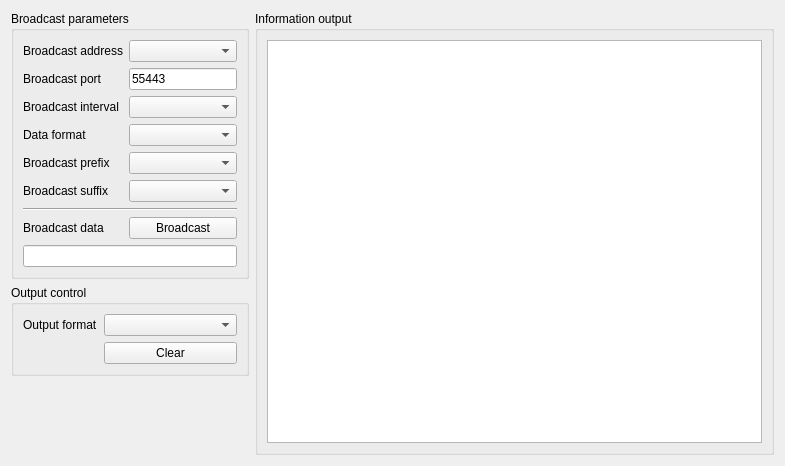
<?xml version="1.0" encoding="UTF-8"?>
<ui version="4.0">
 <class>xToolsBroadcastAssistant</class>
 <widget class="QWidget" name="xToolsBroadcastAssistant">
  <property name="geometry">
   <rect>
    <x>0</x>
    <y>0</y>
    <width>785</width>
    <height>466</height>
   </rect>
  </property>
  <property name="windowTitle">
   <string notr="true">Form</string>
  </property>
  <layout class="QGridLayout" name="gridLayout_2">
   <item row="1" column="0">
    <widget class="QGroupBox" name="groupBox_3">
     <property name="title">
      <string>Output control</string>
     </property>
     <layout class="QGridLayout" name="gridLayout_4">
      <item row="0" column="0">
       <widget class="QLabel" name="label_6">
        <property name="sizePolicy">
         <sizepolicy hsizetype="Fixed" vsizetype="Preferred">
          <horstretch>0</horstretch>
          <verstretch>0</verstretch>
         </sizepolicy>
        </property>
        <property name="text">
         <string>Output format</string>
        </property>
       </widget>
      </item>
      <item row="0" column="1">
       <widget class="QComboBox" name="comboBoxOutputFormat"/>
      </item>
      <item row="1" column="1">
       <widget class="QPushButton" name="pushButtonClear">
        <property name="text">
         <string>Clear</string>
        </property>
       </widget>
      </item>
     </layout>
    </widget>
   </item>
   <item row="0" column="0">
    <widget class="QGroupBox" name="groupBox">
     <property name="title">
      <string>Broadcast parameters</string>
     </property>
     <layout class="QGridLayout" name="gridLayout_3">
      <item row="5" column="1">
       <widget class="xToolsAffixesComboBox" name="comboBoxBroadcastSuffix"/>
      </item>
      <item row="0" column="0">
       <widget class="QLabel" name="label">
        <property name="sizePolicy">
         <sizepolicy hsizetype="Fixed" vsizetype="Preferred">
          <horstretch>0</horstretch>
          <verstretch>0</verstretch>
         </sizepolicy>
        </property>
        <property name="text">
         <string>Broadcast address</string>
        </property>
       </widget>
      </item>
      <item row="1" column="1">
       <widget class="QLineEdit" name="lineEditBroadcastPort">
        <property name="sizePolicy">
         <sizepolicy hsizetype="Preferred" vsizetype="Fixed">
          <horstretch>0</horstretch>
          <verstretch>0</verstretch>
         </sizepolicy>
        </property>
        <property name="text">
         <string>55443</string>
        </property>
       </widget>
      </item>
      <item row="6" column="0" colspan="2">
       <widget class="Line" name="line">
        <property name="orientation">
         <enum>Qt::Horizontal</enum>
        </property>
       </widget>
      </item>
      <item row="3" column="0">
       <widget class="QLabel" name="label_8">
        <property name="sizePolicy">
         <sizepolicy hsizetype="Fixed" vsizetype="Preferred">
          <horstretch>0</horstretch>
          <verstretch>0</verstretch>
         </sizepolicy>
        </property>
        <property name="text">
         <string>Data format</string>
        </property>
       </widget>
      </item>
      <item row="3" column="1">
       <widget class="QComboBox" name="comboBoxBroadcastFormat"/>
      </item>
      <item row="2" column="1">
       <widget class="QComboBox" name="comboBoxBroadcastInterval"/>
      </item>
      <item row="4" column="0">
       <widget class="QLabel" name="label_5">
        <property name="sizePolicy">
         <sizepolicy hsizetype="Fixed" vsizetype="Preferred">
          <horstretch>0</horstretch>
          <verstretch>0</verstretch>
         </sizepolicy>
        </property>
        <property name="text">
         <string>Broadcast prefix</string>
        </property>
       </widget>
      </item>
      <item row="2" column="0">
       <widget class="QLabel" name="label_3">
        <property name="sizePolicy">
         <sizepolicy hsizetype="Fixed" vsizetype="Preferred">
          <horstretch>0</horstretch>
          <verstretch>0</verstretch>
         </sizepolicy>
        </property>
        <property name="text">
         <string>Broadcast interval</string>
        </property>
       </widget>
      </item>
      <item row="0" column="1">
       <widget class="QComboBox" name="comboBoxBroadcastAddress"/>
      </item>
      <item row="4" column="1">
       <widget class="xToolsAffixesComboBox" name="comboBoxBroadcastPrefix"/>
      </item>
      <item row="5" column="0">
       <widget class="QLabel" name="label_7">
        <property name="sizePolicy">
         <sizepolicy hsizetype="Fixed" vsizetype="Preferred">
          <horstretch>0</horstretch>
          <verstretch>0</verstretch>
         </sizepolicy>
        </property>
        <property name="text">
         <string>Broadcast suffix</string>
        </property>
       </widget>
      </item>
      <item row="1" column="0">
       <widget class="QLabel" name="label_2">
        <property name="sizePolicy">
         <sizepolicy hsizetype="Fixed" vsizetype="Preferred">
          <horstretch>0</horstretch>
          <verstretch>0</verstretch>
         </sizepolicy>
        </property>
        <property name="text">
         <string>Broadcast port</string>
        </property>
       </widget>
      </item>
      <item row="8" column="0" colspan="2">
       <widget class="QLineEdit" name="lineEditBroadcastData">
        <property name="sizePolicy">
         <sizepolicy hsizetype="Preferred" vsizetype="Fixed">
          <horstretch>0</horstretch>
          <verstretch>0</verstretch>
         </sizepolicy>
        </property>
       </widget>
      </item>
      <item row="7" column="0">
       <widget class="QLabel" name="label_4">
        <property name="sizePolicy">
         <sizepolicy hsizetype="Preferred" vsizetype="Preferred">
          <horstretch>0</horstretch>
          <verstretch>0</verstretch>
         </sizepolicy>
        </property>
        <property name="text">
         <string>Broadcast data</string>
        </property>
       </widget>
      </item>
      <item row="7" column="1">
       <widget class="QPushButton" name="pushButtonBroadcast">
        <property name="text">
         <string>Broadcast</string>
        </property>
       </widget>
      </item>
     </layout>
    </widget>
   </item>
   <item row="2" column="0">
    <spacer name="verticalSpacer">
     <property name="orientation">
      <enum>Qt::Vertical</enum>
     </property>
     <property name="sizeHint" stdset="0">
      <size>
       <width>20</width>
       <height>40</height>
      </size>
     </property>
    </spacer>
   </item>
   <item row="0" column="1" rowspan="3">
    <widget class="QGroupBox" name="groupBox_2">
     <property name="sizePolicy">
      <sizepolicy hsizetype="Expanding" vsizetype="Expanding">
       <horstretch>0</horstretch>
       <verstretch>0</verstretch>
      </sizepolicy>
     </property>
     <property name="title">
      <string>Information output</string>
     </property>
     <layout class="QGridLayout" name="gridLayout">
      <item row="0" column="0">
       <widget class="QTextBrowser" name="textBrowserInformation"/>
      </item>
     </layout>
    </widget>
   </item>
  </layout>
 </widget>
 <customwidgets>
  <customwidget>
   <class>xToolsAffixesComboBox</class>
   <extends>QComboBox</extends>
   <header location="global">xToolsAffixesComboBox.h</header>
  </customwidget>
 </customwidgets>
 <resources/>
 <connections/>
</ui>
